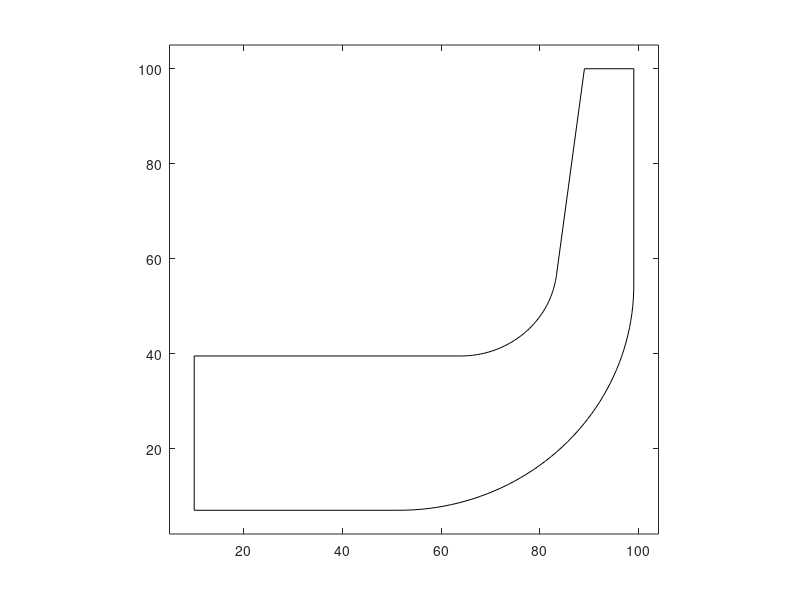

Write the MATLAB code that produced this figure. (Note: this script raises an error after producing the figure.)
%% Pulizia memoria
clear all
clc

%% Definizione punti noti
A = [10 7];
B = [99 100];
C = [89 100];
D = [10  39.5];
G = [51.5 54.5];
F = [64 59];
rG = 47.5;
rF = 19.5;

%% Punti curve mozzo e corona
% Individuazione punti curva mozzo
th = linspace(-pi/2,0, 50);
xG = G(1)+rG*cos(th);
yG = G(2)+rG*sin(th);

% Individuazione punto di tangenza
CF = sqrt((C(2)-F(2))^2+(C(1)-F(1))^2);
FT = rF;
thCF = atan((C(2)-F(2))/(C(1)-F(1)));
thCT = asin(FT/CF);
thFT = -(pi/2-thCF-thCT);

% Individuazione punti curva corona
th = linspace(thFT,-pi/2, 50);
xF = F(1)+rF*cos(th);
yF = F(2)+rF*sin(th);

T(1) = F(1)+rF*cos(thFT);
T(2) = F(2)+rF*sin(thFT);

%% Punti profilo
xTurbo = [A(1) G(1) xG B(1) B(1) C(1) T(1) xF F(1) D(1) A(1)];
yTurbo = [A(2) A(2) yG G(2) B(2) C(2) T(2) yF D(2) D(2) A(2)];

%% Riassegno variabili
xA = A(1);
yA = A(2);
xB = B(1);
yB = B(2);
xC = C(1);
yC = C(2);
xF = F(1);
yF = F(2);
xD = D(1);
yD = D(2);
xF1 = xF(1);
xF2 = T(1);
yF2 = T(2);
xG = G(1);
yG = G(2);
alpha = pi/2+thFT;

tabellafile = fopen('iter_fem.txt','w');
fprintf(tabellafile,'%6s \t %12s \t %10s \t %10s \t %10s \n\n','ndEta','ndCsi', 'nElementi', 'nNodi', 'Tempo calcolo');

for ndEta=8
tic
%% Discretizzazione
% Suddivisione trasversale
ndEta
% Suddivisione longitudinale
ndCsi = 5*ndEta

%% Curva corona
% Lunghezze tratti curva corona
s1c = xF1-xD;
s2c = rF*alpha;
s3c = sqrt((xC-xF2)^2+(yC-yF2)^2);

% Lunghezza curva corona
lcc = s1c+s2c+s3c;

% Parametrizzazioni delle ascisse e ordinate della curva della corona
pXC = @(s) ((s>=0)&(s<s1c)).*       (xD+s) ...
    +      ((s>=s1c)&(s<s1c+s2c)).* (xF+rF*sin((s-s1c)/rF)) ...
    +      (s>=s1c+s2c).*           (xF2+((xC-xF2)/s3c).*(s-(s1c+s2c)));
pYC = @(s) ((s>=0)&(s<s1c)).*       (yD) ...
    +      ((s>=s1c)&(s<s1c+s2c)).* (yF-rF*cos((s-s1c)/rF)) ...
    +      (s>=s1c+s2c).*           (yF2+((yC-yF2)/s3c).*(s-(s1c+s2c)));

% Punti della curva
sCC = linspace(0, lcc, ndCsi+1);
xCC = pXC(sCC);
yCC = pYC(sCC);

%% Curva mozzo
% Lunghezze tratti curva mozzo
s1m = xG-xA;
s2m = rG*pi/2;
s3m = yB-yG;

% Lunghezza curva mozzo
lcm = s1m+s2m+s3m;

% Parametrizzazioni delle ascisse e ordinate della curva del mozzo
pXC = @(s) ((s>=0)&(s<s1m)).*        (xA+s) ...
    +      ((s>=s1m)&(s<s1m+s2m)).*  (xG+rG*sin((s-s1m)/rG)) ... 
    +      (s>=s1m+s2m).*            (xB);
pYC = @(s) ((s>=0)&(s<s1m)).*        (yA) ...
    +      ((s>=s1m)&(s<s1m+s2m)).*  (yG-rG*cos((s-s1m)/rG)) ...
    +      (s>=s1m+s2m).*            (yG+(s-(s1m+s2m)));

% Punti della curva
sCM = linspace(0, lcm, ndCsi+1);
xCM = pXC(sCM);
yCM = pYC(sCM);

%% Inizializzazione grafico
plot(xTurbo, yTurbo, 'k-')
hold on
axis([min(xTurbo)-5 max(xTurbo)+5 min(yTurbo)-5 max(yTurbo)+5])
axis square


%% Suddivisione trasversale
z=zeros((ndCsi+1)*(ndEta+1),1);
r=zeros((ndCsi+1)*(ndEta+1),1);

i=1;
for n=1:ndCsi+1
    for m=0:ndEta
        z(i)=(xCC(n)-xCM(n))/ndEta*m+xCM(n);
        r(i)=(yCC(n)-yCM(n))/ndEta*m+yCM(n);
%         plot(z(i),r(i), 'kx')
        i=i+1;
    end
end

%% Costruzione matrice nodi, ascisse e ordinate, psi
N = zeros(ndEta+1, ndCsi+1);
zN = zeros(ndEta+1, ndCsi+1);
rN = zeros(ndEta+1, ndCsi+1);
psiN = zeros(ndEta+1, ndCsi+1);

i=1;
for n=1:ndCsi+1
   for m=1:ndEta+1
       N(m,n)=i;
       zN(m,n)=z(i);
       rN(m,n)=r(i);
       
       if m==1
           psiN(m,n)=0;
       else
           if m==ndEta+1
               psiN(m,n)=100;
           else
               psiN(m,n) = NaN;
           end
       end
       i=i+1;
   end
end

%% Costruzione matrice coefficienti
a = zeros(N(ndEta+1,ndCsi+1),N(ndEta+1,ndCsi+1));

for n=1:ndCsi+1
    for m=1:ndEta+1
        l = N(m,n);
        if n>1
            if m>1 % ------------------------In basso a sinistra
                
                % Peso N = 3
                k = 3;
                m_i = [m-1 m-1 m m];
                n_i = [n-1 n n n-1];
                z_i = diag(zN(m_i,n_i))';
                r_i = diag(rN(m_i,n_i))';
                
                h = 3;
                a(l,l) = a(l,l) + aIntGauss(z_i, r_i, h, k);
                
                h = 2;
                a(l,N(m-1,n)) = a(l, N(m-1,n)) + aIntGauss(z_i, r_i, h, k);
                
                h = 4;
                a(l,N(m,n-1)) = a(l,N(m,n-1)) + aIntGauss(z_i, r_i, h, k);
                
                h = 1;
                a(l,N(m-1,n-1)) = a(l,N(m-1,n-1)) + aIntGauss(z_i, r_i, h, k);
                
                clear z_i r_i;
            end
            if m<ndEta+1 % ------------------In alto a sinistra
                
                % Peso N = 2
                k = 2;
                m_i = [m m m+1 m+1];
                n_i = [n-1 n n n-1];
                z_i = diag(zN(m_i,n_i))';
                r_i = diag(rN(m_i,n_i))';
                
                h = 2;
                a(l,l) = a(l,l) + aIntGauss(z_i, r_i, h, k);
                
                h = 3;
                a(l,N(m+1,n)) = a(l, N(m+1,n)) + aIntGauss(z_i, r_i, h, k);
                
                h = 1;
                a(l,N(m,n-1)) = a(l,N(m,n-1)) + aIntGauss(z_i, r_i, h, k);
                
                h = 4;
                a(l,N(m+1,n-1)) = a(l, N(m+1,n-1)) + aIntGauss(z_i, r_i, h, k);
                
                clear z_i r_i;
            end
        end
        if n<ndCsi+1
            if m>1 % ------------------------In basso a destra
                
                % Peso N = 4
                k = 4;
                m_i = [m-1 m-1 m m];
                n_i = [n n+1 n+1 n];
                z_i = diag(zN(m_i,n_i))';
                r_i = diag(rN(m_i,n_i))';
                
                h = 4;
                a(l,l) = a(l,l) + aIntGauss(z_i, r_i, h, k);
                
                h = 1;
                a(l,N(m-1,n)) = a(l, N(m-1,n)) + aIntGauss(z_i, r_i, h, k);
                
                h = 3;
                a(l,N(m,n+1)) = a(l,N(m,n+1)) + aIntGauss(z_i, r_i, h, k);
                
                h = 2;
                a(l,N(m-1,n+1)) = a(l,N(m-1,n+1)) + aIntGauss(z_i, r_i, h, k);
                
                clear z_i r_i;
            end
            if m<ndEta+1 % ------------------In alto a destra
                
                % Peso N = 1        
                k = 1;
                m_i = [m m m+1 m+1]; 
                n_i = [n n+1 n+1 n];
                z_i = diag(zN(m_i,n_i))';
                r_i = diag(rN(m_i,n_i))';
                
                h = 1;
                a(l,l) = a(l,l) + aIntGauss(z_i, r_i, h, k);
                
                h = 4;
                a(l,N(m+1,n)) = a(l, N(m+1,n)) + aIntGauss(z_i, r_i, h, k);
                
                h = 2;
                a(l,N(m,n+1)) = a(l,N(m,n+1)) + aIntGauss(z_i, r_i, h, k);
                
                h = 3;
                a(l,N(m+1,n+1)) = a(l,N(m+1,n+1)) + aIntGauss(z_i, r_i, h, k); 
                
                clear z_i r_i;
            end
        end
    end
end

%% Costruzione vettore valori psi
psi = zeros((ndCsi+1)*(ndEta+1),1);
i = 1;
for n=1:ndCsi+1
    for m=1:ndEta+1
        psi(i)=psiN(m,n);
        i=i+1;
    end
end

%% Vettore soluzione
b = zeros(length(psi),1);

% Inserimento colonne note nel vettore soluzione
for i=1:length(psi)
    if (psi(i)==0) || (psi(i) ==100)
        b=b-a(:,i)*psi(i);
    end
end

%% Risoluzione sistema Ax=b
% Rimozione righe e colonne psi noti
aold = a;
bold = b;
j=1;
i=1;
while true
    if i==length(psi)+1
        break;
    else
        if psi(i) == 0 || psi(i) == 100
            if j==1
                anew=aold(2:end,2:end);
                bnew=bold(2:end);
            else
                if j==length(aold(:,1))
                    anew=aold(1:(end-1),1:(end-1));
                    bnew=bold(1:(end-1));
                else 
                    anew=aold([1:(j-1),(j+1):end],[1:(j-1),(j+1):end]);
                    bnew=bold([1:(j-1),(j+1):end]);
                end
            end
            i=i+1;
        else
            j=j+1;
            i=i+1;
        end
    end
    aold=anew;
    bold=bnew;
end
asol=aold;
bsol=bold;

tempoCalcolo = toc;

% Calcolo psi incognite
opts.SYM=true;
x=linsolve(asol,bsol, opts);

%% Completamento matrice psiN
i=1;
for n=1:ndCsi+1
    for m=1:ndEta+1
        if isnan(psiN(m,n))
            psiN(m,n) = x(i);
            i=i+1;
        end
    end
end

%% Curve di livello della psi


% Coordinate punti elemento parente
csi_i = [-1 1 1 -1];
eta_i = [-1 -1 1 1];

% Funzione di forma bidimensionale lineare
Ni = @(csi, eta, i) 1/4*(1+csi_i(i)*csi)*(1+eta_i(i)*eta);

% Ricostruzione funzione interpolata dati i 4 nodi
xCsiEta = @(csi, eta, x_i) Ni(csi, eta, 1)*x_i(1) + ...
                           Ni(csi, eta, 2)*x_i(2) + ...
                           Ni(csi, eta, 3)*x_i(3) + ...
                           Ni(csi, eta, 4)*x_i(4);

% Scelta valori curve livello
for psiX = [5:5:95]
    
    % Individuazione punti al di sotto della curva
    clear minPsi
    minPsi = zeros(ndCsi+1,1);
    for n=1:ndCsi+1
        for m=1:ndEta+1
            if psiN(m,n)>psiX
                minPsi(n) = m-1;
                break
            end
        end
    end
    
    % Individuazione punti curva con ausilio elemento parente
    clear rPsiX zPsiX
    zPsiX = zeros(1,5);
    rPsiX = zPsiX;
    
    for n=1:ndCsi
        m = minPsi(n);

        %Elemento in alto a destra
        m_i = [m m m+1 m+1]; 
        n_i = [n n+1 n+1 n];
        z_i = diag(zN(m_i,n_i))';
        r_i = diag(rN(m_i,n_i))';

        % Semplificazione riferimenti a psi
        psi1 = psiN(m_i(1), n_i(1));
        psi2 = psiN(m_i(2), n_i(2));
        psi3 = psiN(m_i(3), n_i(3));
        psi4 = psiN(m_i(4), n_i(4));

        % Suddivisione ascisse in elemento parente
        csi = linspace(-1,1,20);
        eta = zeros(1,20);
        for i=1:20
            % Ordinata noto valore ascissa e funzione psi
            % Valida per funzioni di forma lineari
            eta(i) = ( ...
                      4*psiX...
                    - (1-csi(i))*(psi1+psi4)...
                    - (1+csi(i))*(psi2+psi3)...
                  ) / (...
                      (1+csi(i))*(psi3-psi2)...
                    + (1-csi(i))*(psi4-psi1)...
                  );

            zPsiX(i) = xCsiEta(csi(i), eta(i), z_i);
            rPsiX(i) = xCsiEta(csi(i), eta(i), r_i);
        end
        plot(zPsiX, rPsiX, 'r')
    end
end
hold off



A = [ndEta, ndCsi, ndEta*ndCsi, (ndEta+1)*(ndCsi+1), toc];

fprintf(tabellafile,'%i \t %i \t %i \t %i \t %1.4f \n\n',A);
fnameeps = sprintf('%i_%i_%1.3f.eps', ndEta, (ndEta+1)*(ndCsi+1),toc);
fnamejpg = sprintf('%i_%i_%1.3f.png', ndEta, (ndEta+1)*(ndCsi+1),toc);
saveas(gcf,fnameeps,'epsc');
saveas(gcf,fnamejpg,'png');

end
fclose(tabellafile);

clc
type iter_fem.txt